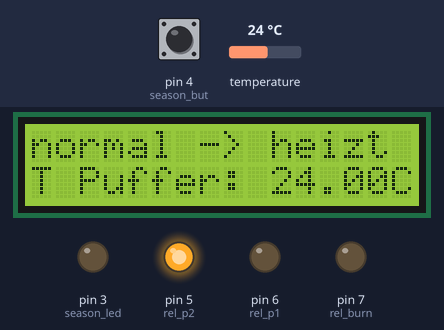
The sketch below on a simulated Arduino Uno, built with avr-gcc and run on an emulated ATmega328P. Parts: 16×2 character LCD, output pins drawn as LEDs (lit = HIGH). Dashed ring = blinking. The inputs (shaded band) are chosen by the test bench; at power-on: pin 4 (season_but) LOW, temperature 24 °C. What the sketch prints to the serial monitor is not drawn.

Above: at 1.2 s.
1.3 s: pin 4 (season_but) pulled HIGH for 3.2 s
At 2.4 s:
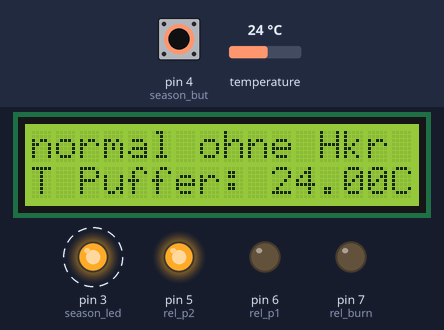
6.0 s: temperature set to 12 °C
At 6.8 s:
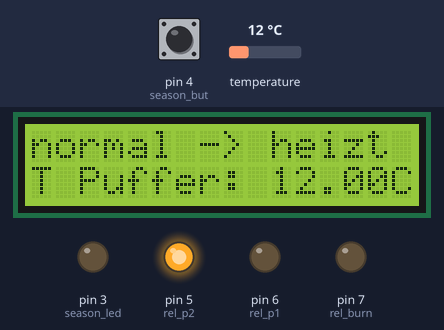
7.5 s: pin 4 (season_but) pulled HIGH for 0.55 s
At 8.9 s:
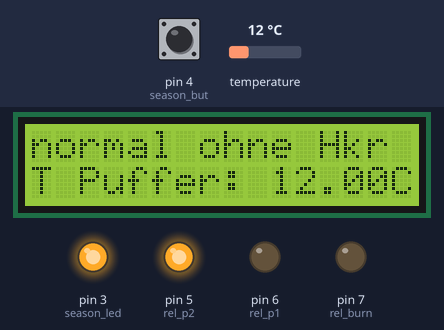
9.5 s: temperature set to 19 °C
At 11.3 s:
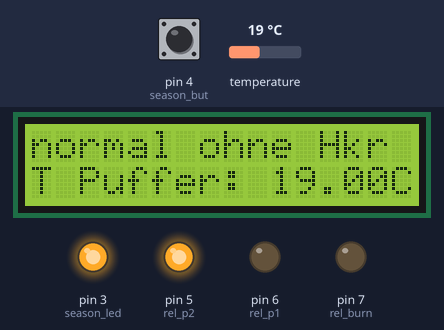
11.8 s: temperature set to 28 °C
At 25.2 s:
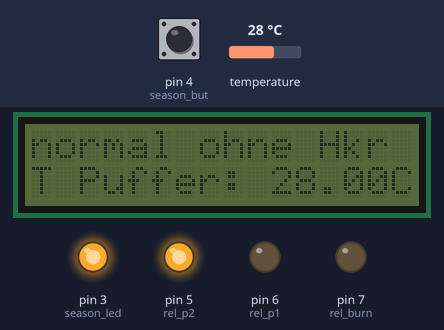
Timing chart, 0 to 25.5 s (numbered marks = the images above; inputs shaded):
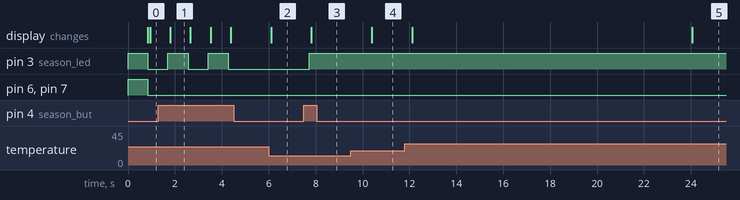

Measured:
- after the input at 1.3 s, pin 3 (season_led): alternates HIGH for 0.86 s and LOW for 0.86 s, 4 changes in all, then stays LOW, starting after 0.40 s; the display: changes after 0.50 s (image 1)
- after the input at 6.0 s, the display: changes after 0.10 s (image 2)
- after the input at 7.5 s, pin 3 (season_led): LOW → HIGH after 0.22 s; the display: changes after 0.32 s (image 3)
- after the input at 9.5 s, the display: changes after 0.90 s (image 4)
- after the input at 11.8 s, the display: first changes after 0.32 s (image 5 shows a later state)
- what the display in image 1 shows lasts 0.9 s, from 1.8 s to 2.7 s

The sketch:

Heizungssteuerung_V1_2_1.ino
```cpp
// Libs einfügen
#include <Wire.h>
#include <OneWire.h>
#include <DallasTemperature.h>
#include <LiquidCrystal_I2C.h>
#include "config.h"
#include "lcd_text.h"


// Heizsystem konfigurieren
#define ONE_WIRE_BUS 2                      //Data ist an Pin 2 des Arduinos angeschlossen

OneWire oneWire(ONE_WIRE_BUS);              //Start des OneWire Bus
DallasTemperature sensors(&oneWire);        //Dallas Temperature referenzieren
Heatsystem heizung;                         //heizung instanzieren
LCD_infotext infotext;                      //lcd textausgabe instanzieren

// LCD-Display konfigurieren
LiquidCrystal_I2C lcd(0x27, 16,2);

void setup() {

  //Pinsetup
  pinMode(heizung.rel_burn, OUTPUT);
  pinMode(heizung.rel_p1, OUTPUT);
  pinMode(heizung.rel_p2, OUTPUT);
  pinMode(heizung.season_led, OUTPUT);

  pinMode(heizung.season_but, INPUT);

  digitalWrite(heizung.rel_burn, HIGH);
  digitalWrite(heizung.rel_p1, HIGH);
  digitalWrite(heizung.rel_p2, HIGH);
  digitalWrite(heizung.season_led, HIGH);

  // Temperaturabtastung einrichten
  Serial.begin(9600);                        // Start der seriellen Konsole
  sensors.begin();                           // Sensor Start

  // LCD initialisieren
  lcd.init();
}

void loop(void) {
  // Variablen initialisieren
    float temp_buffer;

  // Temp_Sensor Check
    int sensorCount = sensors.getDS18Count();

    if(sensorCount == 0) {
      Serial.println("Kein Temp_Sensor erkannt!");
      temp_buffer = 999;
      heizung.heatmode = 0;
      heizung.season   = 1;
    }
  // Durchlafzähler für Backlightsteuerung

  /*
   * ++++++++++++++++++++++++++++++++++++++++Button-Press+++++++++++++++++++++++++++++++
   *
   * Menüorientierung im LCD-System einrichten
   *
   *
   */

  // Temperaturen auslesen
    if(sensorCount != 0) {
      sensors.requestTemperatures();                  // Temperaturen Anfragen
      temp_buffer = sensors.getTempCByIndex(0);       // Puffertemperatur holen
    }

  // Season-Setting (0 = Winter, 1 = Sommer)
    if(digitalRead(heizung.season_but)) {infotext.ontime = millis() / 1000;} // Bei Knopfdruck --> LCD Hintergrundlicht an
    heizung.change_season(heizung.season_but, heizung.season);

  // Heizphase/Pufferphase steuern
    int old_heatmode = heizung.heatmode;
    if(temp_buffer <= heizung.b_target - heizung.b_temprange) {heizung.heatmode = 1;}
    if(temp_buffer >= heizung.b_target)                       {heizung.heatmode = 0;}

  /* ~~~~~~~~~~~~~~~~~~~~~~~~~~~~~~~~~~~~~~~~~~~~~~~~~~~~~~~~~~~~~~~~~~~~~~~~~~ heatmode I/O schreiben ~~~~~~~~~~~~~~~~~~~~~~~~~~~~~~~~~~~*/

  // run_mode bestimmen
    int old_rmc = heizung.old;
    int run_mode_code = heizung.set_runmode(temp_buffer);

  // Ausgabetext setzen
    infotext.settext_displ_1(run_mode_code, temp_buffer);
    // Backlight LCD on/off
      if(old_rmc != run_mode_code) {infotext.ontime = millis() / 1000;}
      if(old_heatmode != heizung.heatmode) {infotext.ontime = millis() / 1000;}
      infotext.curr_ontime = millis()/1000;
      if(infotext.curr_ontime - infotext.ontime <= infotext.offtime) {lcd.backlight();}
      else {lcd.noBacklight();}

  // Serielle Ausgabe
    Serial.print("Season: ");
    Serial.print(heizung.season);
    Serial.print("\t");

    Serial.print("Heatmode: ");
    Serial.print(heizung.heatmode);
    Serial.print("\t");

    Serial.print("Mode active: ");
    Serial.print(heizung.run_mode);
    Serial.print("\t");

    Serial.print("Temperatur Puffer: ");
    Serial.print(temp_buffer);
    Serial.println("\t");

    Serial.print("LCD Zeile1: ");
    Serial.print(infotext.line1);
    Serial.println("\t");

    Serial.print("LCD Zeile2: ");
    Serial.print(infotext.line2);
    Serial.println("\t");

  // LCD Ausgabe
    lcd.setCursor(0,0);
    lcd.print(infotext.line1);
    lcd.setCursor(0,1);
    lcd.print(infotext.line2);

} // End of Loop
```

config.h
```cpp
class Heatsystem {
  public:
  /*
   * Hier findest du die Werte der Einstellungen wieder
   *
   */

  // type     var               val       location               descr                                         Example
  // ------------------------------------------------------------------------------------------------------------------------------------------------------------------------------------
      // Steuerpins festlegen
      int     rel_burn      =   7;       //                      Heizungsbrenner relais
      int     rel_p1        =   6;       //                      Pumpe Heizung --> Pufferspeicher
      int     rel_p2        =   5;       //                      Pumpe Heizkreis 1

      // Sensorpin OneWire festlegen
      int     onePin        =   2;

      // Temperatur SetUp
      float   b_target      =   60.0;     // Puffer Mitte         Zieltemperatur des Puffers
      float   b_temprange   =   10.0;     //                      Puffertemperatur >> Ein-/Ausschaltbereich     [Ist b_target 50 und b_temprange 10 dann startet der Heizbetrieb bei 40 und endet bei 50]
      float   b_mintemp     =   45.0;     //                      Puffer Mindesttemperatur vor Heizkreisschaltung

      float   b_Alarm       =   95.0;     //                      Puffer Prüftempereatur
      float   subheat_Alarm =   95.0;     // Rücklauf Nebenhzng   Nebenheizung MaxTemp

      // Mode Variablen
      int     heatmode      =   0;        //                      0 = Im Pufferbetrieb, 1 = Im Heizbetrieb
      int     season        =   0;        //                      0 = Winter --> Heizkreispumpe = an; 1 = Sommer --> Heizkreispumpe bleibt aus.
      int     run_mode      =   0;        //                      Beschreibt das laufende Programm
      int     old           =   0;        //                      Speichert den alten run_mode um eine Änderung festzustellen.

      // Device options
      int     season_led    =   3;        //                      Ist an, wenn Sommerbetrieb.
      int     season_but    =   4;        //                      Drücken zum wechseln.


      /* Mann könnte jetzt den Pumpe der Nebenheizung auch noch ansteuern.
         Mit der Temp vom Nebenheizungsvorlauf zum Puffer kann man die Brennraumtemp regeln
      */

      // Setter~~~~~~~~~~~~~~~~~~~~~~~~~~~~~~~~~~~~~~~~~~~~~~~~~~~~
  int set_heatmode(int new_heatmode) {
    heatmode = new_heatmode;
  }

  int change_season(int season_but, int curr) {
    if(digitalRead(season_but)) {
      if(curr == 0) {
        season = 1;
      }
      if(curr == 1){
        season = 0;
      }
    }
  }

  int set_runmode(float temp_buffer) {
  /* mode       Heizung burn,    Pufferpumpe p1,    HzKr-Pumpe p2       Beschreibung
    -------------------------------------------------------------------------------------------------------
      0         aus               aus               aus                 Abschalten der Anlage
      1         an                an                an  (wenn gesetzt)  Heizbetrieb <<Winter>>
      2         an                an                aus (generell)      Heizbetrieb <<Sommer>>
      3         aus               aus               an  (wenn gesetzt)  Pufferbetrieb HzKr <<Winter>> und Zwangspufferkühlung --> Bei Nebenheizung oder Puffer => HIGH.Alarm!!!
  */

  /*
    * heatmode            = der Indikator, ob sich der Brenner gerade in einer Heizphase befindet. Kann über ein Objekt von config geholt werden.
    * season              = der Indikator ( Winter sommerbetrieb) Kann über ein Objekt von config geholt werden. ----> Hardswitch geplant
    * temp_buffer_target  = die Zieltemperatur des Puffers. Kann über ein Objekt von config geholt werden.
  */

  /* Hier muss dann noch die automatische Abarbeitung meherer Sensoren gestaltet werden. */

  // Programmanzeige
  if(season == 1){digitalWrite(season_led, HIGH);}
  if(season == 0){digitalWrite(season_led, LOW);}

  // Programmwahl
    // Heizbetrieb
    if(heatmode == 1) {
      // Winter
      if(season == 0) {
        old = run_mode;
        run_mode = 1;
        digitalWrite(rel_burn, LOW);
        digitalWrite(rel_p1, LOW);
        if(rel_p2 != 0){
          if(temp_buffer >= b_mintemp)  {digitalWrite(rel_p2, LOW);}
          else                          {digitalWrite(rel_p2, HIGH);}
        }
      }
      // Sommer
      if(season == 1) {
        old = run_mode;
        run_mode = 2;
        digitalWrite(rel_burn, LOW);
        digitalWrite(rel_p1, LOW);
        if(rel_p2 != 0){
          digitalWrite(rel_p2, HIGH);
        }
      }
    } // Eo Heatmode

    // Pufferbetrieb
    if(heatmode == 0) {
      // Winter
      if(season == 0) {
        old = run_mode;
        run_mode = 3;
        digitalWrite(rel_burn, HIGH);
        if(run_mode != old) {delay(10000);} // Verzögerung von x sec. pPufferbetrieb zur Nachkühlung
        digitalWrite(rel_p1, HIGH);
        if(rel_p2 != 0){
          digitalWrite(rel_p2, LOW);
        }
      }
      // Sommer
      if(season == 1) {
        old = run_mode;
        run_mode = 0;
        digitalWrite(rel_burn, HIGH);
        if(run_mode != old) {delay(10000);} // Verzögerung von x sec. pPufferbetrieb zur Nachkühlung
        digitalWrite(rel_p1, HIGH);
        if(rel_p2 != 0){
          digitalWrite(rel_p2, HIGH);
        }
      }
    } //Eo Pufferbetrieb

    // Zwangskühlung (entspricht Programm 3) bei 90% der Alarmtemperatur (i.d.R. 85,5°C)
      if(temp_buffer >= b_Alarm * 0.9) {
        old = run_mode;
        run_mode = 3;
        digitalWrite(rel_burn, HIGH);
        digitalWrite(rel_p1, HIGH);
        if(rel_p2 != 0){
          digitalWrite(rel_p2, LOW);
        }
     }
    return run_mode;
  } // End of Function
}; // Endo of Class
```

lcd_text.h
```cpp
class LCD_infotext {
  String bt;  // Hilfsvariable für float --> String

  public:
  long     ontime        = 0;  // Startwert
  long     curr_ontime   = 0;  // So lange ist das Display schon an
  long     offtime       = 15; // So lange solls an sein

  String  line1 = "HARTLheat 4000";
  String  line2 = "Vers 1.2.1";

  settext_displ_1(int run_mode, float buffer_temp) {
    bt = String(buffer_temp);

    if(run_mode == 0) {
      line1 = "Anlage STBY     ";
    }
    if(run_mode == 1) {
      line1 = "normal -> heizt ";
    }
    if(run_mode == 2) {
      line1 = "normal ohne Hkr ";
    }
    if(run_mode == 3) {
      line1 = "Pufferbetrieb   ";
    }
    line2 = "T Puffer: " + bt;
    line2 = line2 + "C";
  }//EoF

  set_ontime(){
    ontime = millis() / 1000;
  }
};//EoClass
```
